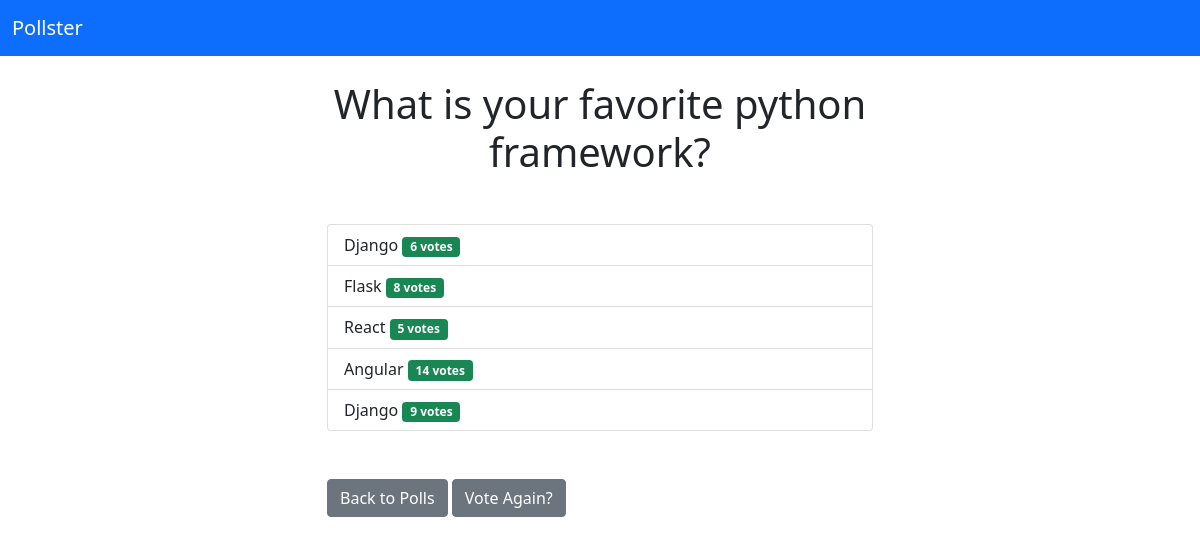
/4/results/, run on the app's committed database.
### polls/models.py (models this page shows, shortened)
class Question(models.Model):
    question_text = models.CharField(max_length=200)
    pub_date = models.DateTimeField('date published')

class Choice(models.Model):
    question = models.ForeignKey(Question, on_delete=models.CASCADE)
    choice_text = models.CharField(max_length=200)
    votes = models.IntegerField(default=0)
    picture = models.ImageField(default='default.jpg',upload_to='profile_Pics')

### polls/views.py (the view)
# urls.py: path('<int:question_id>/results/',views.results, name='results'),
def results(request, question_id):
    question = get_object_or_404(Question, pk=question_id)
    return render(request, 'results.html', {'question': question})

### polls/templates/results.html
{% extends 'base.html' %}
{% block content %}
<h1 class="mb-5 text-center">{{question.question_text}}</h1>
<ul class="list-group mb-5">
    {% for choice in question.choice_set.all%}
    <li class="list-group-item">
        {{choice.choice_text}} <span class="bg bg-success badge badge-success float-right">{{choice.votes}}
    vote{{choice.votes|pluralize}}</span>
    </li>
    {% endfor %}
</ul>
<a class="btn btn-secondary" href="{% url 'polls:index' %}">Back to Polls</a>
<a class="btn btn-secondary" href="{% url 'polls:detail' question.id %}">Vote Again?</a>
{% endblock %}

### polls/templates/base.html (shortened to what this page needs)
<!DOCTYPE html>
<html lang="en">
<head>
    <link href="https://cdn.jsdelivr.net/npm/bootstrap@5.0.0/dist/css/bootstrap.min.css"
          rel="stylesheet"
>
</head>
<body>
<nav class="navbar navbar-dark bg-primary mb-4">
    <div class="container-fluid">
        <a class="navbar-brand" href="/">Pollster </a>
    </div>
</nav>
<div class="container">
    <div class="row">
        <div class="col-md-6 m-auto">
            {% block content %} {% endblock %}
        </div>
    </div>
</div>
</body>
</html>

### data on the page
Question: question_text "What is your favorite python framework?"
Choice: choice_text "Django", votes "6"
Choice: choice_text "Flask", votes "8"
Choice: choice_text "React", votes "5"
Choice: choice_text "Angular", votes "14"
Choice: choice_text "Django", votes "9"
